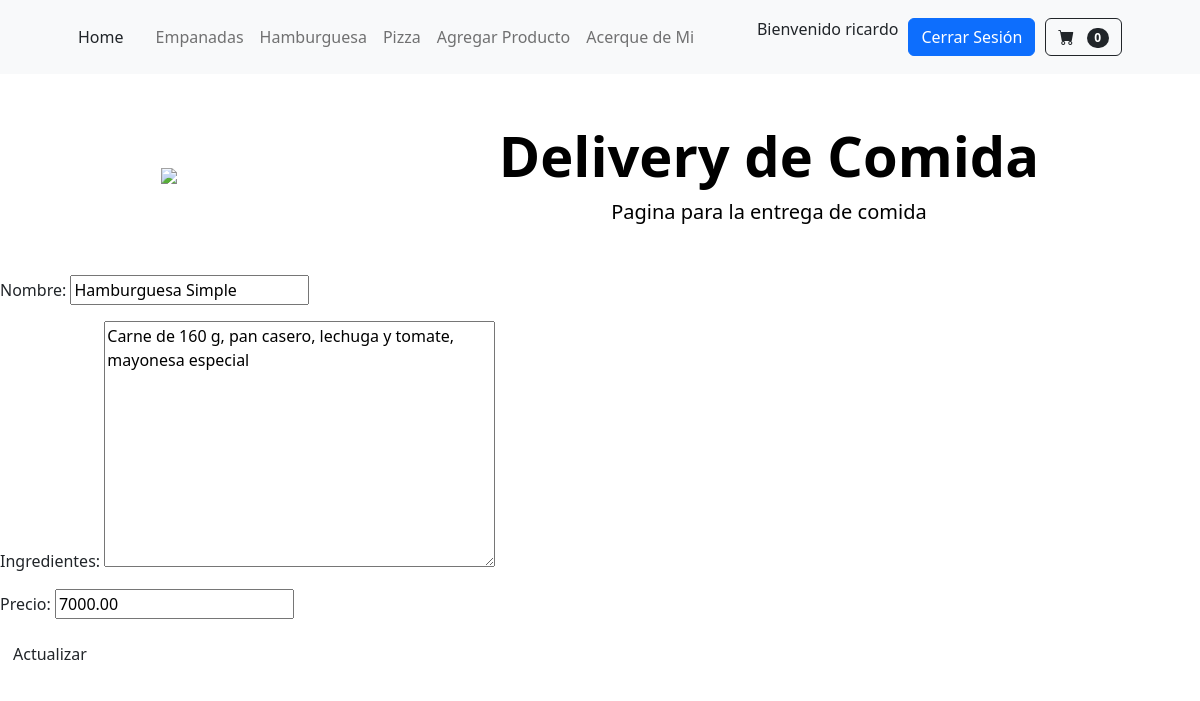
Page /app_coder/modifica_hamburguesa/1 (signed in) on the earlier database version.
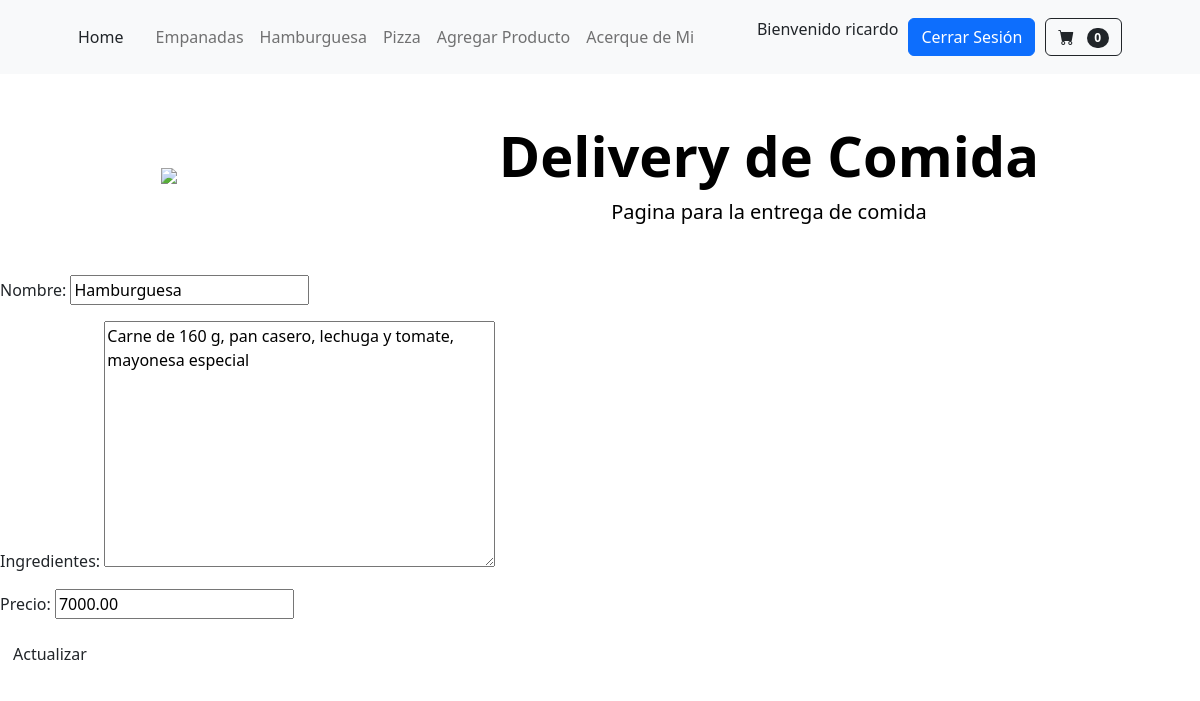
Same page on the later database version.
### app_coder/models.py (models this page shows, shortened)
class Hamburguesa(models.Model):
    nombre = models.CharField(max_length=100)
    ingredientes = models.TextField()
    precio=models.DecimalField(max_digits=10, decimal_places=2)

### app_coder/views.py (the view)
# urls.py: path('modifica_hamburguesa/<int:id>',editar_hamburguesa, name='ModificaHamburguesa'),
@login_required
def editar_hamburguesa(req, id):
    hamburguesa = Hamburguesa.objects.get(id=id)
    if req.method == 'POST':
        mi_formulario = HamburguesaFormulario(req.POST)
        print (mi_formulario)
        if mi_formulario.is_valid():
            data = mi_formulario.cleaned_data
            hamburguesa.nombre = data['nombre']
            hamburguesa.ingredientes = data['ingredientes']
            hamburguesa.precio = data['precio']
            hamburguesa.save()
            return HttpResponseRedirect('/app_coder/')
        else:
            return render(req, "empanada_formulario.html", {'mi_formulario': mi_formulario})
    else:
        mi_formulario = HamburguesaFormulario(initial={
            'nombre': hamburguesa.nombre,
            'ingredientes': hamburguesa.ingredientes,
            'precio': hamburguesa.precio
        })
    return render(req, 'editar_hamburguesa.html', {'mi_formulario': mi_formulario, "id": hamburguesa.id})

### app_coder/forms.py
class HamburguesaFormulario(forms.Form):
    nombre = forms.CharField(max_length=100)
    ingredientes = forms.CharField(widget=forms.Textarea)
    precio = forms.DecimalField(max_digits=10, decimal_places=2)

### app_coder/templates/editar_hamburguesa.html (shortened to what this page needs)
{% extends 'padre.html' %}
{% block contenidoQueCambia %}
    <form action="{% url 'ModificaHamburguesa' id %}" method="post"> {% csrf_token %}
        {{mi_formulario.as_p}}
        <div class="d-grid gap-2 d-md-block">
        <button class="btn btn-modificar" type="submit"">Actualizar</button>
        </form>
{% endblock contenidoQueCambia %}

Differences in the rows shown:
changed Hamburguesa "Carne de 160 g, pan casero, lechuga y tomate, mayonesa especial": nombre "Hamburguesa Simple" → "Hamburguesa"
